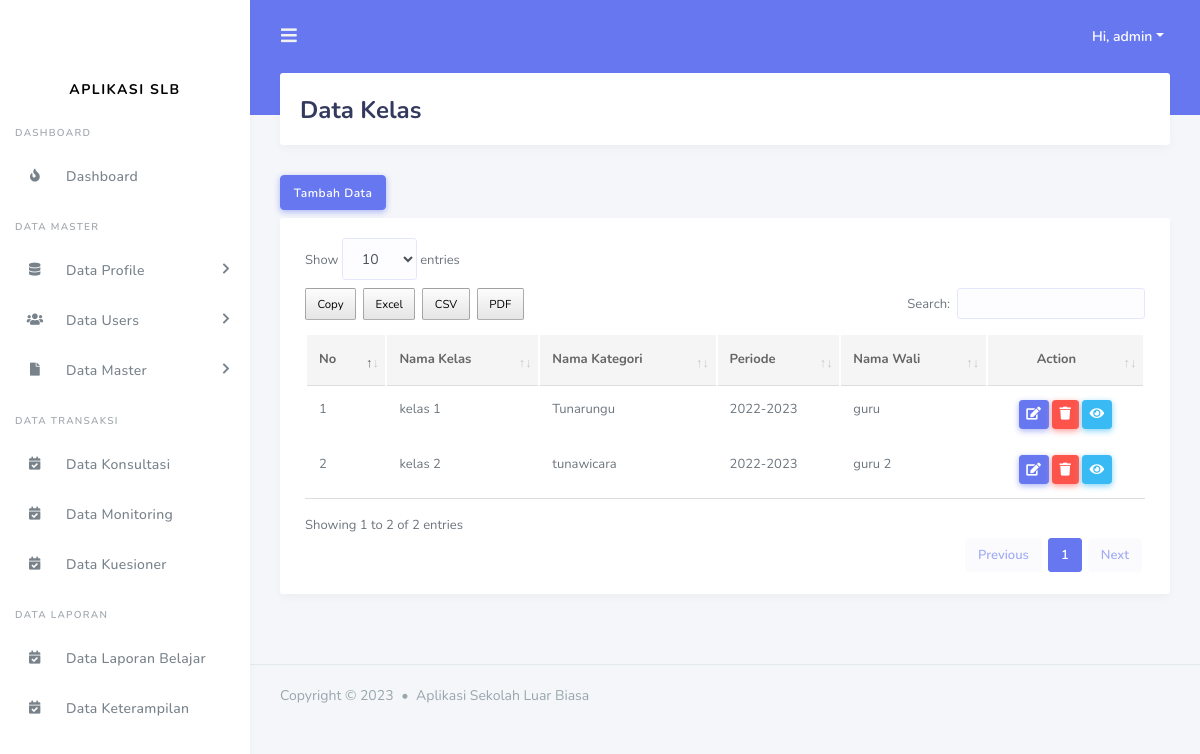
The app's page /admin/data_kelas.php (signed in), older data.
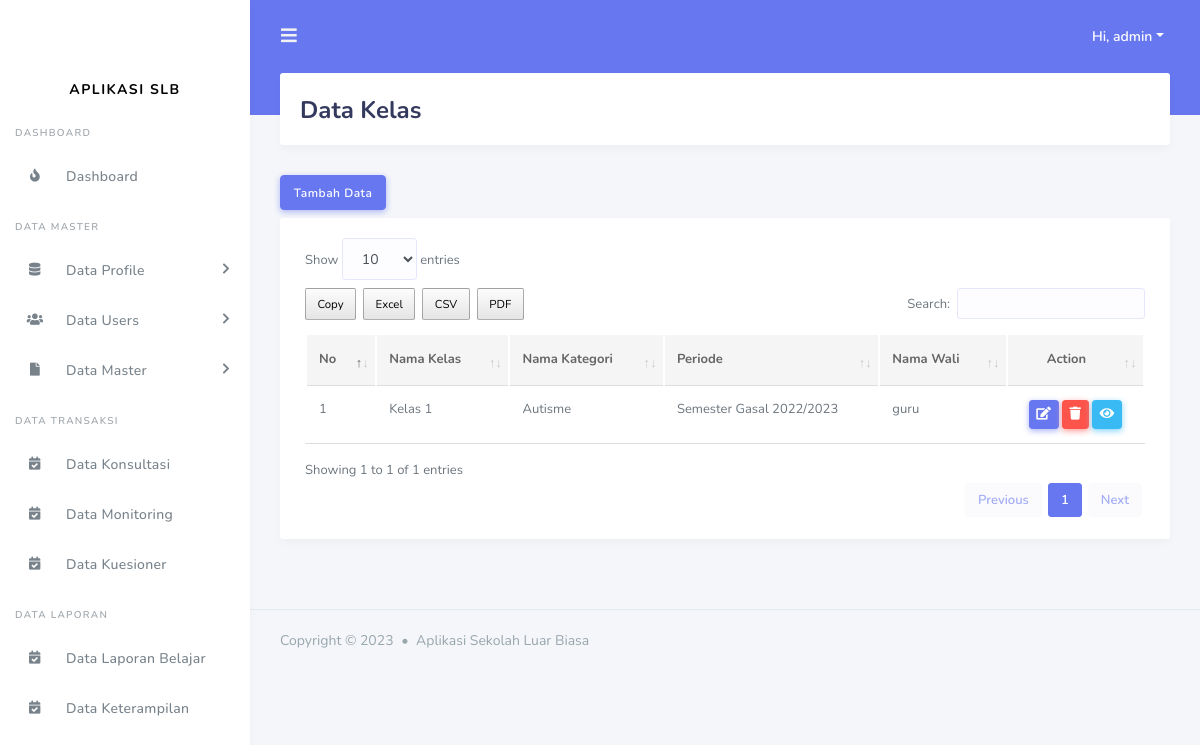
The same page, newer data.
### tables this page shows
CREATE TABLE `tbl_kelas` (
  `id_kelas` int(11) NOT NULL,
  `id_kategori` int(11) NOT NULL,
  `nama_kelas` varchar(255) NOT NULL,
  `id_periode` int(11) NOT NULL,
  `id_users` int(11) NOT NULL
);

CREATE TABLE `tbl_kategori` (
  `id_kategori` int(11) NOT NULL,
  `nama_kategori` varchar(255) DEFAULT NULL
);

CREATE TABLE `tbl_periode` (
  `id_periode` int(11) NOT NULL,
  `periode` varchar(255) DEFAULT NULL
);

CREATE TABLE `tbl_users` (
  `id_users` int(11) NOT NULL,
  `nama_users` varchar(255) DEFAULT NULL,
  `alamat_users` varchar(255) DEFAULT NULL,
  `email_users` varchar(200) DEFAULT NULL,
  `no_telp_users` varchar(15) DEFAULT NULL,
  `hak_akses` enum('kepala sekolah','admin','guru') DEFAULT NULL,
  `username` varchar(255) DEFAULT NULL,
  `password` varchar(255) DEFAULT NULL,
  `status` enum('aktiv','non-aktiv') DEFAULT NULL
);

### include/koneksi.php (called while the page is built, shortened)
<?php
$base_url = "http://localhost/aplikasi_slb/";
?>

### admin/data_kelas.php (the view, shortened to what this page needs)
<?php
include('../include/koneksi.php');
include('../template/header.php');
include('../template/sidebar.php');
?>
<div class="main-content">
  <section class="section">
    <div class="section-header">
      <h1>Data Kelas</h1>
    </div>
    <button type="button" class="btn btn-primary mb-2" data-toggle="modal" data-target="#tambahdata">
      Tambah Data
    </button>
    <div class="section-body">
      <div class="card table-responsive">
        <div class="card-body ">
            <table class="table table-hover" id="data_tabel">
            <thead>
              <tr>
                <th>No</th>
                <th>Nama Kelas</th>
                <th>Nama Kategori</th>
                <th>Periode</th>
                <th>Nama Wali</th>
                <th class ="text-center">Action</th>
              </tr>
            </thead>
            <tbody>
              <?php
                    $query = "SELECT * FROM tbl_kelas tk INNER JOIN tbl_kategori tkg ON tk.id_kategori = tkg.id_kategori INNER JOIN tbl_users tu on tu.id_users = tk.id_users INNER JOIN tbl_periode tp on tp.id_periode = tk.id_periode ";
                    $result_tasks = mysqli_query($conn, $query);
                    $no = 1;
                    while($row = mysqli_fetch_assoc($result_tasks)) { ?>
                <tr>
                  <td><?= $no++ ?></td>
                  <td><?= $row['nama_kelas']?></td>
                  <td><?= $row['nama_kategori']?></td>
                  <td><?= $row['periode']?></td>
                  <td><?= $row['nama_users']?></td>
                  <td class ="text-center">
                    <button type="button" class="btn btn-primary btn-sm" data-toggle="modal" data-target="#updatedata<?= $row['id_kelas'] ?>">
                      <i class="fas fa-edit"></i>
                    </button>
                    <a href="<?= $base_url ?>proses_admin/data_kelas/delete.php?id=<?= $row['id_kelas'] ?>" class="btn btn-danger btn-sm"><i class="fas fa-trash"></i></a>
                    <a href="<?= $base_url ?>admin/data_detail_kelas.php?id=<?= $row['id_kelas'] ?>" class="btn btn-info btn-sm"><i class="fas fa-eye"></i></a>
                  </td>
                </tr>
              <?php } ?>
            </tbody>
          </table>
        </div>
      </div>
    </div>
  </section>
</div>
<?php include('../template/footer.php'); ?>

Row changes from the older to the newer data that the page shows:
no longer on this page (row edited): tbl_kelas: nama_kelas "kelas 1", id_kategori.nama_kategori "Tunarungu", id_periode.periode "2022-2023", id_users.nama_users "guru"
removed tbl_kelas: nama_kelas "kelas 2", id_kategori.nama_kategori "tunawicara", id_periode.periode "2022-2023", id_users.nama_users "guru 2"
added tbl_kelas: nama_kelas "Kelas 1", id_kategori.nama_kategori "Autisme", id_periode.periode "Semester Gasal 2022/2023", id_users.nama_users "guru"
Text that changed along with them:
text written by a page script: "Show entries Copy Excel CSV PDF Search: Showing 1 to 2 of 2 entries Previous 1 Next" → "Show entries Copy Excel CSV PDF Search: Showing 1 to 1 of 1 entries Previous 1 Next"
